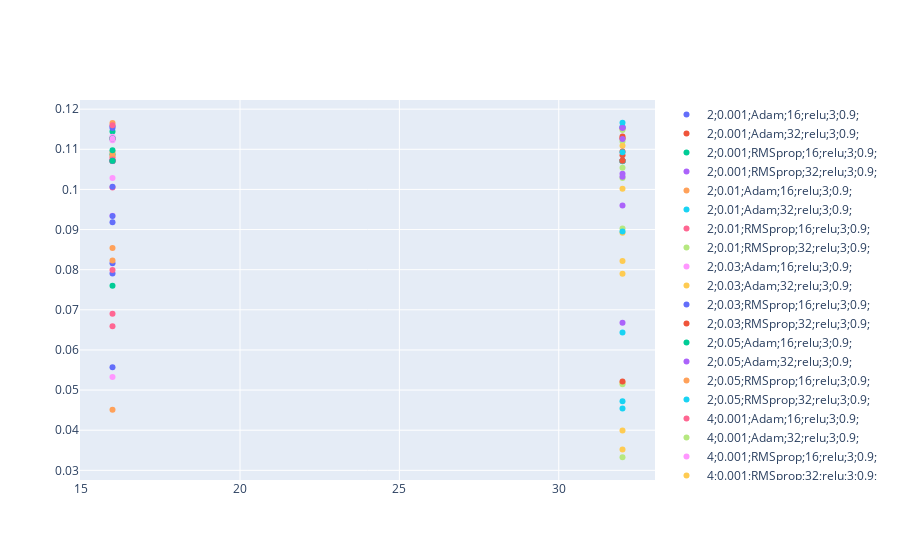

The cell this chart's notebook holds for it:
### Code cell
import plotly.graph_objects as go


fig = go.Figure()

for g in groups:
    x = g["NumFilters"]
    y = [max(g["Acc"])]
    label = "".join([str(g[i].unique()[0]) + ";" for i in criterea])
    fig.add_trace(go.Scatter(x=x, y=y,
                        mode='markers',
                        name=label))
print(criterea)
fig.show()
